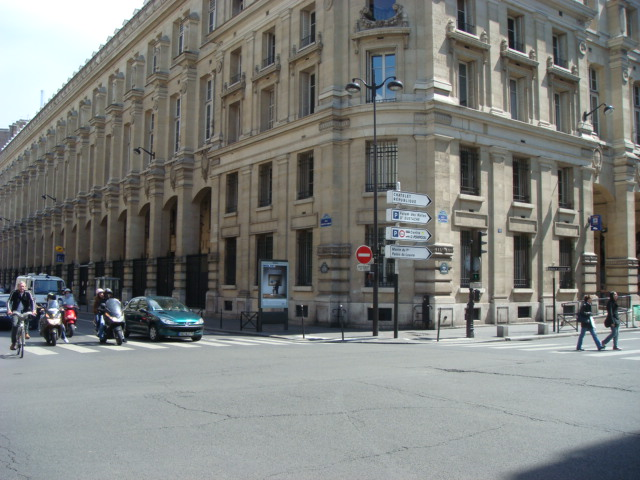
#> input picture imgs/dsc02651.jpg, 640 x 480 px, found by its file name
$ python opticalFlowSIFT.py
#> lines starting #> are read from the running program, lines starting #| are printed output that depends on the picture
import cv2
import numpy as np

img1 = cv2.imread("imgs/dsc02651.jpg")
#> img1 is the input picture: shape (480, 640, 3); mean B, G, R 123.9, 126.9, 124.8
img2 = cv2.imread("imgs/dsc02652.jpg")
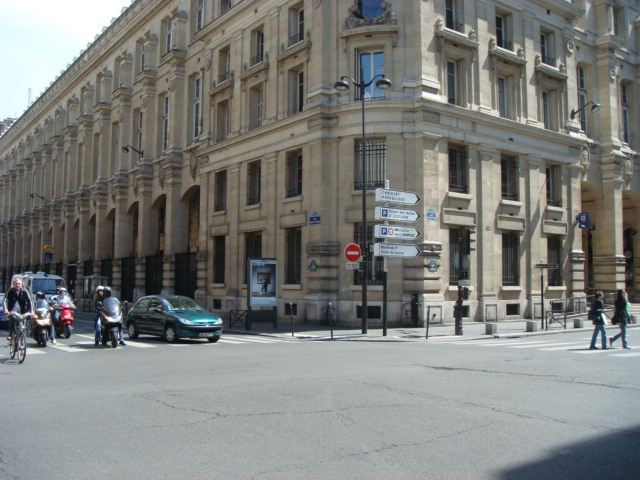
#> input picture imgs/dsc02652.jpg, 640 x 480 px, found by its file name
#> img2 is the input picture: shape (480, 640, 3); mean B, G, R 122.5, 125.7, 123.6

gray1 = cv2.cvtColor(img1, cv2.COLOR_BGR2GRAY)
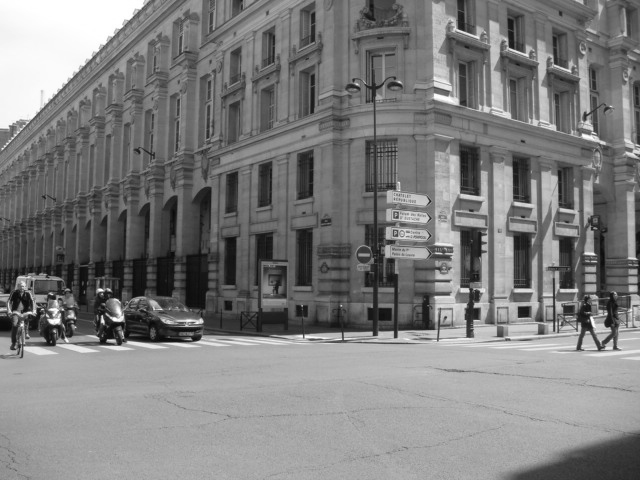
#> gray1: shape (480, 640); min 6, max 255, mean 125.9
gray2 = cv2.cvtColor(img2, cv2.COLOR_BGR2GRAY)
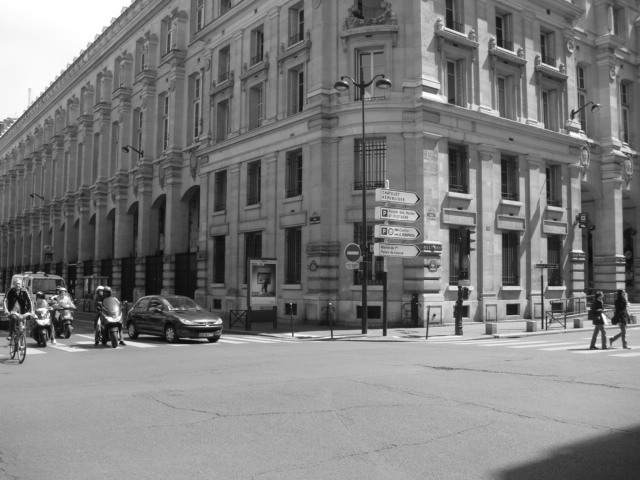
#> gray2: shape (480, 640); min 2, max 255, mean 124.7

sift = cv2.SIFT.create(nfeatures=80, edgeThreshold=10)

keypoints = sift.detect(gray1, None)
#> keypoints = 81 keypoints; strongest (x, y, size): (100, 290, 2.7), (55, 321, 6.1), (524, 312, 8), (22, 325, 2.6)
print(len(keypoints))
#| 81

points1 = np.array([kp.pt for kp in keypoints], dtype=np.float32).reshape(-1, 1, 2)
#> points1 = 81 rows, first 8: [593, 253.8], [199.8, 321.2], [562.2, 290.4], [593, 253.8], [66.35, 339.4], [437.1, 96.74], [615, 347.9], [54.47, 330.9]

points2, status, _ = cv2.calcOpticalFlowPyrLK(gray1, gray2, points1, None)
#> points2 = 81 rows, first 8: [580.9, 251.3], [218.7, 321.3], [550.5, 287.8], [580.9, 251.3], [55.76, 340.4], [425.6, 94.8], [603.7, 345.8], [43.72, 331.5]; status = 81 values from 1 to 1

good_points1 = points1[status == 1]
#> good_points1 = 81 pairs, first value 9.65 to 615, second value 96.74 to 347.9
good_points2 = points2[status == 1]
#> good_points2 = 81 pairs, first value 6.08 to 603.7, second value 94.8 to 345.8

# Adicionando filtragem baseada na magnitude do movimento
min_dist = 2
max_dist = 1000
filtered_points1 = []
filtered_points2 = []

for i, (new, old) in enumerate(zip(good_points2, good_points1)):
    dist = np.linalg.norm(new - old)
    if min_dist <= dist <= max_dist:
        filtered_points1.append(old)
        filtered_points2.append(new)
#> this loop made 81 passes
#> (new, old, dist) on passes 1 to 12: ([580.9, 251.3], [593, 253.8], 12.33), ([218.7, 321.3], [199.8, 321.2], 18.92), ([550.5, 287.8], [562.2, 290.4], 12.08), ([580.9, 251.3], [593, 253.8], 12.33), ([55.76, 340.4], [66.35, 339.4], 10.64), ([425.6, 94.8], [437.1, 96.74], 11.73), ([603.7, 345.8], [615, 347.9], 11.45), ([43.72, 331.5], [54.47, 330.9], 10.77), ([579.2, 314.7], [591.2, 317.7], 12.37), ([40.22, 293.1], [51.09, 293.7], 10.89), ([44.35, 321.2], [55.32, 320.8], 10.97), ([44.35, 321.2], [55.32, 320.8], 10.97)
#> dist on passes 61 to 66: 11.04, 12.44, 11.68, 8.21, 12.44, 4.69
#> after the loop, filtered_points1 = 78 pairs, first value 9.65 to 615, second value 96.74 to 347.9; filtered_points2 = 78 pairs, first value 6.08 to 603.7, second value 94.8 to 345.8

for new, old in zip(filtered_points2, filtered_points1):
    a, b = new.ravel()
    c, d = old.ravel()
    a, b, c, d = int(a), int(b), int(c), int(d)

    img2 = cv2.circle(img2, (a, b), 2, (0, 0, 255), -1)
    img1 = cv2.circle(img1, (c, d), 2, (0, 0, 255), -1)
    img2 = cv2.line(img2, (a, b), (c, d), (0, 0, 255), 1)
#> this loop made 78 passes
#> (new, old, a, b, c, d) on passes 1 to 12: ([580.9, 251.3], [593, 253.8], 580, 251, 592, 253), ([218.7, 321.3], [199.8, 321.2], 218, 321, 199, 321), ([550.5, 287.8], [562.2, 290.4], 550, 287, 562, 290), ([580.9, 251.3], [593, 253.8], 580, 251, 592, 253), ([55.76, 340.4], [66.35, 339.4], 55, 340, 66, 339), ([425.6, 94.8], [437.1, 96.74], 425, 94, 437, 96), ([603.7, 345.8], [615, 347.9], 603, 345, 614, 347), ([43.72, 331.5], [54.47, 330.9], 43, 331, 54, 330), ([579.2, 314.7], [591.2, 317.7], 579, 314, 591, 317), ([40.22, 293.1], [51.09, 293.7], 40, 293, 51, 293), ([44.35, 321.2], [55.32, 320.8], 44, 321, 55, 320), ([44.35, 321.2], [55.32, 320.8], 44, 321, 55, 320)
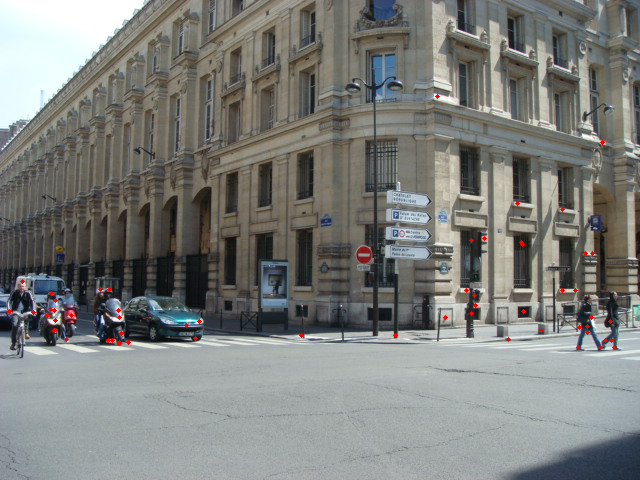
#> img1: shape (480, 640, 3); mean B, G, R 123.6, 126.6, 125.1
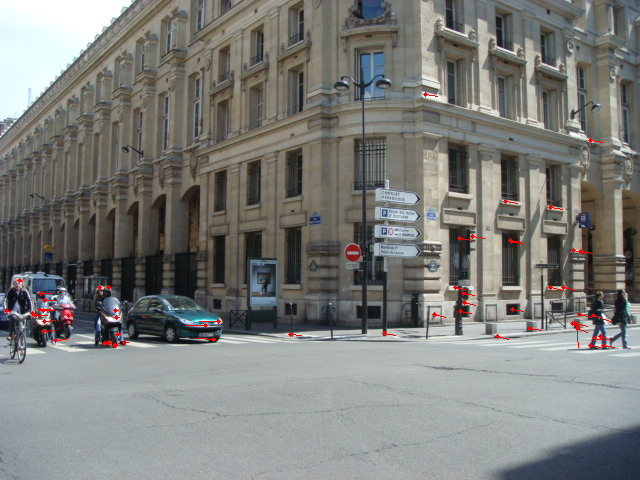
#> img2: shape (480, 640, 3); mean B, G, R 122, 125.1, 124

cv2.imshow('Fluxo Optico Filtrado', img2)
cv2.waitKey(0)
cv2.destroyAllWindows()
cv2.imwrite("resultadosFluxoOptico/lucasKanade/dsc02651/SIFT - Fluxo optico.png", img2)
